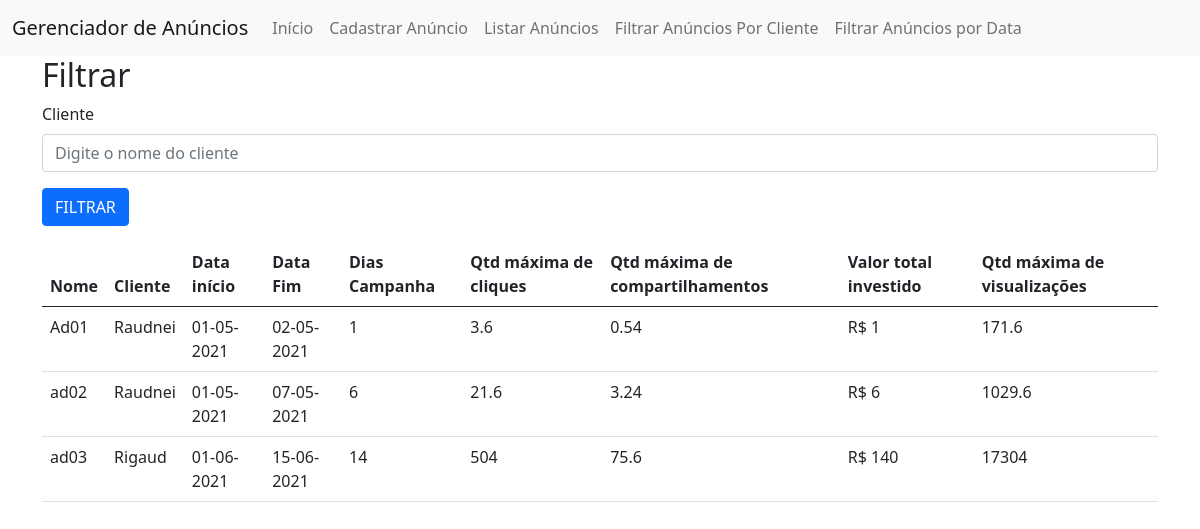
Screenshot of /parte02/view/filtraranuncio.php with the database file from the repository.
### tables this page shows
CREATE TABLE `anuncios` (
  `nome` varchar(255) NOT NULL,
  `cliente` varchar(255) DEFAULT NULL,
  `datainicio` date DEFAULT NULL,
  `datafim` date DEFAULT NULL,
  `valor` int(11) DEFAULT NULL
);

### parte02/view/filtraranuncio.php (the view, shortened to what this page needs)
<?php
include('header.php');
include('menu.php');
?>
<?php
$localhost = "localhost";
$username = "root";
$password = "";
$dbname = "divulgatudo";
$con = new mysqli($localhost, $username, $password, $dbname);
$sql = "SELECT * FROM anuncios";
$result = $con->query($sql);
?>
<div class="container">
    <form class="form-signin" action="" name="form" method="post" onsubmit="return validaForm(this);">
        <h2 class="form-signin-heading">Filtrar</h2>
        <div class="form-group">
<label for="exampleFormControlInput1" class="form-label">Cliente</label>
<input type="text" id="cliente" name="cliente" class="form-control" placeholder="Digite o nome do cliente" required onfocus>
          <button type="submit" name="submit" class="btn btn-primary mb-3">FILTRAR</button>
        </div>
    </form>
    <table class="table">
        <thead>
            <tr>
                <th>Nome</th>
                <th>Cliente</th>
                <th>Data início</th>
                <th>Data Fim</th>
                <th>Dias Campanha</th>
                <th>Qtd máxima de cliques</th>
                <th>Qtd máxima de compartilhamentos</th>
                <th>Valor total investido</th>
                <th>Qtd máxima de visualizações</th>
            </tr>
        </thead>
        <tbody>
<?php
while($row = $result->fetch_assoc()){
    ?>
    <tr>
    <td><?php echo $row['nome']; ?></td>
    <td><?php echo $row['cliente']; ?></td>
    <td><?php echo (date('d-m-Y',strtotime($row['datainicio']))) ?></td>
    <td><?php echo (date('d-m-Y',strtotime($row['datafim']))) ?></td>
    <td>
    	<?php
$dias_anuncio = quantidadeDias($row['datainicio'],$row['datafim']);
echo $dias_anuncio;
    	?>
    </td>
    <td>
 <?php
$impressaoinicial = 30;
$visualizacoes_original = calculo_CP30 ( $row['valor'], $impressaoinicial);
$cliques_original = calculo_cliques_original(calculo_CP30 ( $row['valor'], $impressaoinicial));
echo $cliques_original * $dias_anuncio;
?>
    </td>
    <td>
    	<?php
$compart_original = calculo_compartilhamento_original(calculo_cliques_original(calculo_CP30($row['valor'], $impressaoinicial)));
echo $compart_original * $dias_anuncio;
?>
    </td>
    <td>
R$ <?php echo $row['valor'] * $dias_anuncio; ?>
    </td>
    <td>
    	<?php
$visualizacoes_por_compartilhamento = calculo_compartilhamento_views (calculo_compartilhamento_original(calculo_cliques_original(calculo_CP30($row['valor'], $impressaoinicial))));
for ($i=0; $i<3; $i++) {
			for ($j=0; $j< $compart_original; $j++) {
				$visualizacoes_por_compartilhamento = $visualizacoes_por_compartilhamento + 40;
                }
		}
$totalimpressoes =  $visualizacoes_por_compartilhamento + $visualizacoes_original;
echo $totalimpressoes * $dias_anuncio;
?>
    </td>
    </tr>
    <?php
}
?>
</tbody>
    </table>
<?php
function calculo_CP30 ($var1 ,$var2) {
	$visualizacaooriginal = (double) $var1 * $var2;
	return $visualizacaooriginal;
}
function calculo_cliques_original ($var1) {
	$cliques_post_original = (double) $var1 * 0.12;
	return $cliques_post_original;
}
function calculo_compartilhamento_original ($var1) {
	$compart_post_original = (double) $var1 * 0.15;
	return $compart_post_original;
}
function calculo_compartilhamento_views ($var1){
   $compartilhamento_views = (double) $var1 * 40;
   return $compartilhamento_views;
}
function quantidadeDias($data_inicial,$data_final) {
	$data_inicio = new DateTime($data_inicial);
    $data_fim = new DateTime($data_final);
    $dateInterval = $data_inicio->diff($data_fim);
    return $dateInterval->days;
}
?>
</div>
<?php
include('footer.php');
?>

### rows the page displays
anuncios: nome "Ad01", cliente "Raudnei", datainicio "01-05-2021", datafim "02-05-2021", dias_anuncio "1", $cliques_original * $dias_anuncio "3.6", $compart_original * $dias_anuncio "0.54", $row['valor']*$dias_anuncio "1", $totalimpressoes * $dias_anuncio "171.6"
anuncios: nome "ad02", cliente "Raudnei", datainicio "01-05-2021", datafim "07-05-2021", dias_anuncio "6", $cliques_original * $dias_anuncio "21.6", $compart_original * $dias_anuncio "3.24", $row['valor'] * $dias_anuncio "6", $totalimpressoes * $dias_anuncio "1029.6"
anuncios: nome "ad03", cliente "Rigaud", datainicio "01-06-2021", datafim "15-06-2021", dias_anuncio "14", $cliques_original * $dias_anuncio "504", $compart_original * $dias_anuncio "75.6", $row['valor'] * $dias_anuncio "140", $totalimpressoes * $dias_anuncio "17304"
